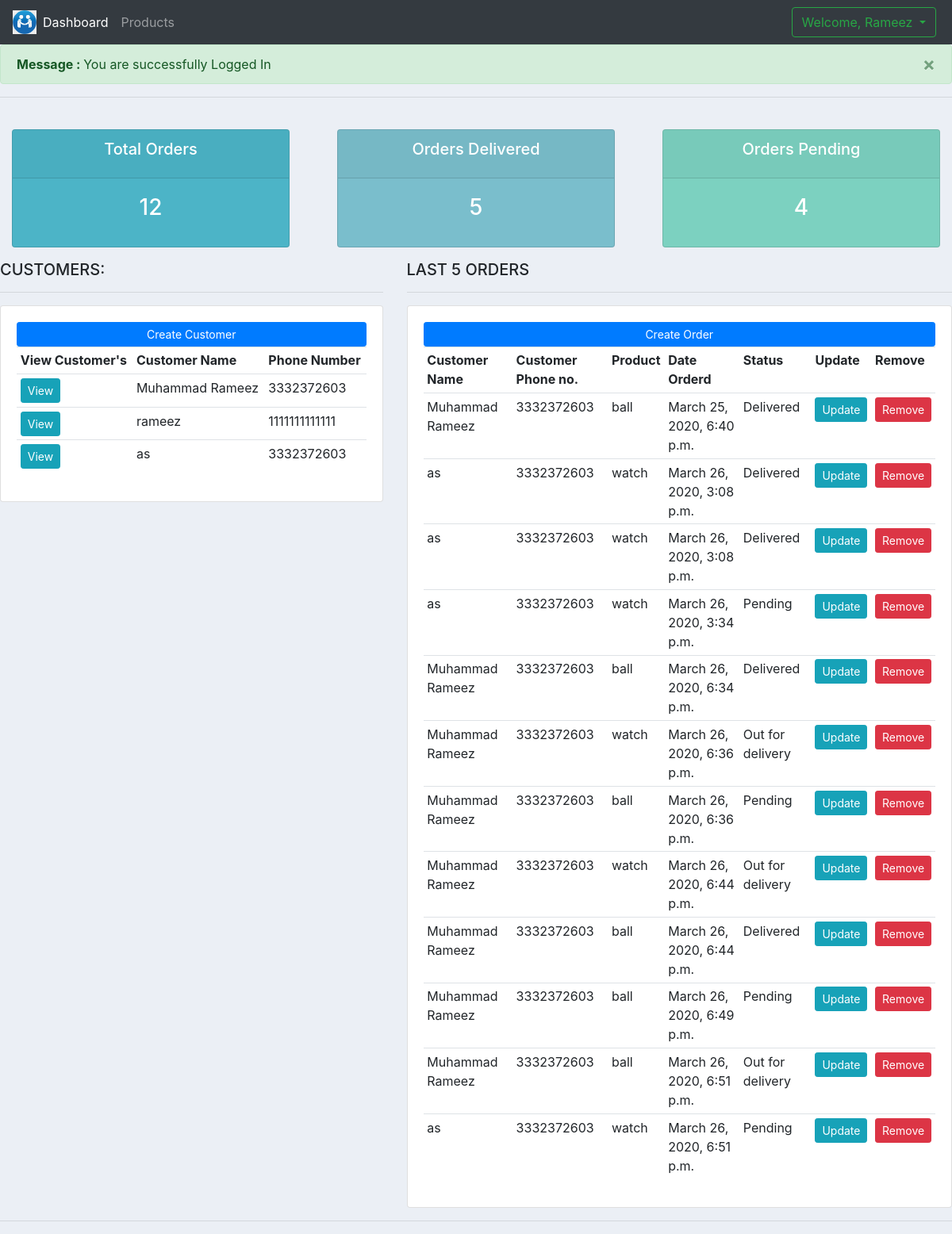
The app's page / (signed in) with its own data.
### accounts/models.py (models this page shows, shortened)
class Customer(models.Model):
	name = models.CharField(max_length=200, null=True)
	phone = models.CharField(max_length=200, null=True)
	email = models.CharField(max_length=200, null=True)
	date_created = models.DateTimeField(auto_now_add=True, null=True)

class Order(models.Model):
	STATUS = (
			('Pending', 'Pending'),
			('Out for delivery', 'Out for delivery'),
			('Delivered', 'Delivered'),
			)
	customer = models.ForeignKey(Customer, null=True, on_delete= models.SET_NULL)
	product = models.ForeignKey(Product, null=True, on_delete= models.SET_NULL)
	date_created = models.DateTimeField(auto_now_add=True, null=True)
	status = models.CharField(max_length=200, null=True, choices=STATUS)

class Product(models.Model):
	CATEGORY = (
			('Indoor', 'Indoor'),
			('Out Door', 'Out Door'),
			)
	name = models.CharField(max_length=200, null=True)
	price = models.FloatField(null=True)
	category = models.CharField(max_length=200, null=True, choices=CATEGORY)
	description = models.CharField(max_length=200, null=True)
	date_created = models.DateTimeField(auto_now_add=True, null=True)
	tags = models.ManyToManyField(Tag)
	def __str__(self):
		return self.name

### accounts/views.py (the view)
# urls.py: path('',views.home,name='home'),
def home(request):
	if request.session.has_key('is_logged'):
		orders = Order.objects.all()
		customers = Customer.objects.all()
		total_customers = customers.count()
		total_orders = orders.count()
		delivered = orders.filter(status='Delivered').count()
		pending = orders.filter(status='Pending').count()
		context = {'orders':orders, 'customers':customers,'total_orders':total_orders,'delivered':delivered,'pending':pending }
		messages.success(request,'You are successfully Logged In')
		return render(request, 'accounts/dashboard.html', context)
	return redirect('login')

### accounts/templates/accounts/dashboard.html
{% extends 'accounts/main.html' %}
{% block content %}
{% include 'accounts/status.html' %}
<div class="row">
	<div class="col-md-5">
		<h5>CUSTOMERS:</h5>
		<hr>
		<div class="card card-body">
			<a class="btn btn-primary  btn-sm btn-block" href="">Create Customer</a>
			<table class="table table-sm">
				<tr>
					<th>View Customer's</th>
					<th>Customer Name</th>
					<th>Phone Number</th>
				</tr>
				{% for customer in customers %}
					<tr>
						<td><a class="btn btn-sm btn-info" href="{% url 'customers' customer.id %}">View</a></td>
						<td>{{customer.name}}</td>
						<td>{{customer.phone}}</td>
					</tr>
				{% endfor %}
			</table>
		</div>
	</div>
	<div class="col-md-7">
		<h5>LAST 5 ORDERS</h5>
		<hr>
		<div class="card card-body">
			<a class="btn btn-primary  btn-sm btn-block" href="{% url 'create_order' %}">Create Order</a>
			<table class="table table-sm">
				<tr>
					<th>Customer Name</th>
					<th>Customer Phone no.</th>
					<th>Product</th>
					<th>Date Orderd</th>
					<th>Status</th>
					<th>Update</th>
					<th>Remove</th>
				</tr>
				{% for order in orders %}
					<tr>
						<td>{{order.customer.name}}</td>
						<td>{{order.customer.phone}}</td>
						<td>{{order.product}}</td>
						<td>{{order.date_created}}</td>
						<td>{{order.status}}</td>
					<td><a class="btn btn-sm btn-info" href="{% url 'update_order' order.id %}">Update</a></td>
					<td><a class="btn btn-sm btn-danger" href="{% url 'delete_order' order.id %}">Remove</a></td>
					</tr>
				{% endfor %}
			</table>
		</div>
	</div>
</div>
{% endblock content %}

### accounts/templates/accounts/main.html (shortened to what this page needs)
{% load static %}
<!DOCTYPE html>
<html lang="en">
<head>
<link rel="stylesheet" href="https://stackpath.bootstrapcdn.com/bootstrap/4.4.1/css/bootstrap.min.css">
    <head>
	<link rel="stylesheet" href="https://stackpath.bootstrapcdn.com/bootstrap/4.3.1/css/bootstrap.min.css">
    <link rel="stylesheet" type="text/css" href="{% static '/css/main.css' %}">
</head>
<body>
   <nav class="navbar navbar-expand-lg navbar-dark bg-dark">
 <a href="/"><img src="{% static 'image/a.jfif' %}" style="width:30px;height:30px"></a>
  <div class="collapse navbar-collapse" id="navbarNav">
    <ul class="navbar-nav">
      <li class="nav-item active">
        <a class="nav-link" href="{% url 'home' %}">Dashboard</a>
      </li>
      <li class="nav-item">
        <a class="nav-link" href="{% url 'products' %}">Products</a>
      </li>
   </ul>
  </div>
  <ul class='navbar-nav'>
      <li class="nav-item dropdown">
        <a style="background-color:" class="dropdown-toggle btn btn-outline-success mx-1" href="#" id="navbarDropdownMenuLink" role="button" data-toggle="dropdown" aria-haspopup="true" aria-expanded="false">
          Welcome, {{user}}
        </a>
      </li>
    </ul>
</nav>
    {% for message in messages %}
<div class="alert alert-{{message.tags}} alert-dismissible fade show" role="alert">
  <strong>Message : </strong> {{message}}
  <button type="button" class="close" data-dismiss="alert" aria-label="Close">
    <span aria-hidden="true">&times;</span>
  </button>
</div>
  {% endfor %}
<hr>
{% block content %}
{% endblock content %}
<hr>
</body>
</html>

### accounts/templates/accounts/status.html
<br>
<div class="row">
	<div class="col">
		<div class="col-md">
			<div class="card text-center text-white  mb-3" id="total-orders">
			  	<div class="card-header">
			  		<h5 class="card-title">Total Orders</h5>
			  	</div>
			  	<div class="card-body">
			    	<h3 class="card-title">{{total_orders}}</h3>
			  	</div>
			</div>
		</div>
	</div>
	<div class="col">
		<div class="col-md">
			<div class="card text-center text-white  mb-3" id="orders-delivered">
			  	<div class="card-header">
			  		<h5 class="card-title">Orders Delivered</h5>
			  	</div>
			  	<div class="card-body">
			    	<h3 class="card-title">{{delivered}}</h3>
			  	</div>
			</div>
		</div>
	</div>
	<div class="col">
		<div class="col-md">
			<div class="card text-center text-white  mb-3" id="orders-pending">
			  	<div class="card-header">
			  		<h5 class="card-title">Orders Pending</h5>
			  	</div>
			  	<div class="card-body">
			    	<h3 class="card-title">{{pending}}</h3>
			  	</div>
			</div>
		</div>
	</div>
</div>

### static/css/main.css (style rules this page uses)
body { background-color: #ebeff5; }
#total-orders { background-color: #4cb4c7; }
#orders-delivered { background-color: #7abecc; }
#orders-pending { background-color: #7CD1C0; }

### accounts/templates/accounts/main.html (style rules this page uses)
* { margin:0; padding:0; }
html { scroll-behavior: smooth; }

### records on screen
Customer: name "Muhammad Rameez", phone "3332372603"
Customer: name "rameez", phone "1111111111111"
Customer: name "as", phone "3332372603"
Order: customer.name "Muhammad Rameez", customer.phone "3332372603", product "ball", date_created "March 25, 2020, 6:40 p.m.", status "Delivered"
Order: customer.name "as", customer.phone "3332372603", product "watch", date_created "March 26, 2020, 3:08 p.m.", status "Delivered"
Order: customer.name "as", customer.phone "3332372603", product "watch", date_created "March 26, 2020, 3:08 p.m.", status "Delivered"
Order: customer.name "as", customer.phone "3332372603", product "watch", date_created "March 26, 2020, 3:34 p.m.", status "Pending"
Order: customer.name "Muhammad Rameez", customer.phone "3332372603", product "ball", date_created "March 26, 2020, 6:34 p.m.", status "Delivered"
Order: customer.name "Muhammad Rameez", customer.phone "3332372603", product "watch", date_created "March 26, 2020, 6:36 p.m.", status "Out for delivery"
Order: customer.name "Muhammad Rameez", customer.phone "3332372603", product "ball", date_created "March 26, 2020, 6:36 p.m.", status "Pending"
Order: customer.name "Muhammad Rameez", customer.phone "3332372603", product "watch", date_created "March 26, 2020, 6:44 p.m.", status "Out for delivery"
Order: customer.name "Muhammad Rameez", customer.phone "3332372603", product "ball", date_created "March 26, 2020, 6:44 p.m.", status "Delivered"
Order: customer.name "Muhammad Rameez", customer.phone "3332372603", product "ball", date_created "March 26, 2020, 6:49 p.m.", status "Pending"
Order: customer.name "Muhammad Rameez", customer.phone "3332372603", product "ball", date_created "March 26, 2020, 6:51 p.m.", status "Out for delivery"
Order: customer.name "as", customer.phone "3332372603", product "watch", date_created "March 26, 2020, 6:51 p.m.", status "Pending"

### other values on screen
{{ user }} "Rameez"
{{ message }} "You are successfully Logged In"
{{ total_orders }} "12"
{{ delivered }} "5"
{{ pending }} "4"
